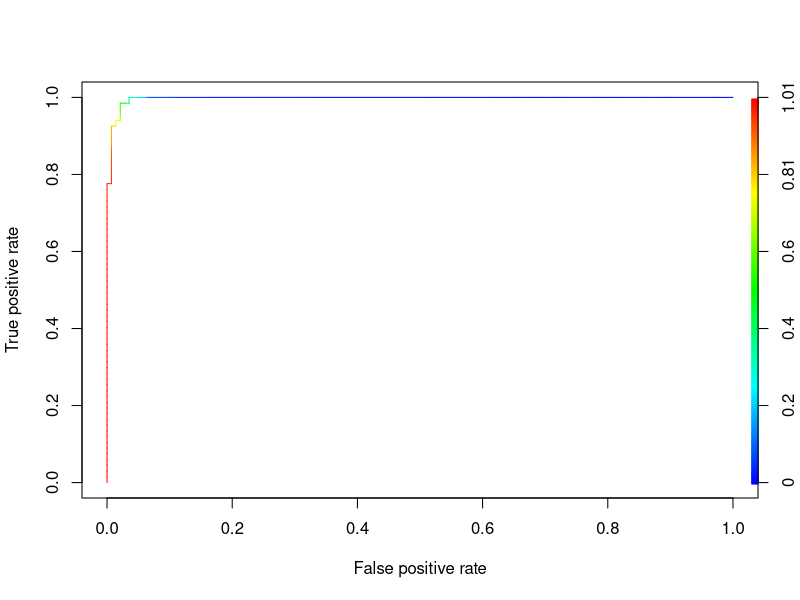

Source code (R):
library(MASS)
data(biopsy)
head(biopsy)

str(biopsy)

biopsy$ID=NULL
names(biopsy)=c("thick","usize","ushape","adhsn","celsiz","nucl","chrom","nuclus","mit","class")
colSums(is.na(biopsy))

biopsy1=na.omit(biopsy)
set.seed(123)
ind=sample(2,nrow(biopsy1),replace = TRUE,prob = c(0.7,0.3))
train=biopsy1[ind==1,]
test=biopsy1[ind==2,]
str(test)

table(train$class)

table(test$class)

fullfit=glm(class~.,family=binomial,data=train)
summary(fullfit)

# 

exp(coef(fullfit))

train$prob=predict(fullfit,type="response")
train$prob[1:5]

train$class[1:5]

train$predict=rep("benign",474)
train$predict[train$prob>0.5]="malignant"
table(train$predict,train$class)

mean(train$predict==train$class)

test$prob=predict(fullfit,newdata=test,type="response")
test$predict=rep("benign",209)
test$predict[test$prob>0.5]="malignant"
table(test$predict, test$class)

mean(test$predict==test$class)

library(ROCR)
ROCRpred<-prediction(test$prob,test$class)
ROCRpref<-performance(ROCRpred,'tpr','fpr')
plot(ROCRpref,colorize=TRUE)

auc=performance(ROCRpred,'auc')
auc@y.values

reducefit=glm(class~thick+nucl,family=binomial,data=train)
summary(reducefit)

train$prob=predict(reducefit,type="response")
train$predict=rep("benign",474)
train$predict[train$prob>0.5]="malignant"
cf=table(train$predict,train$class)
mean(train$predict==train$class)

library(caret)
sensitivity(cf)

specificity(cf)

test$prob=predict(reducefit,newdata=test,type="response")
test$predict=rep("benign",209)
test$predict[test$prob>0.5]="malignant"
table(test$predict,test$class)

mean(test$predict==test$class)
